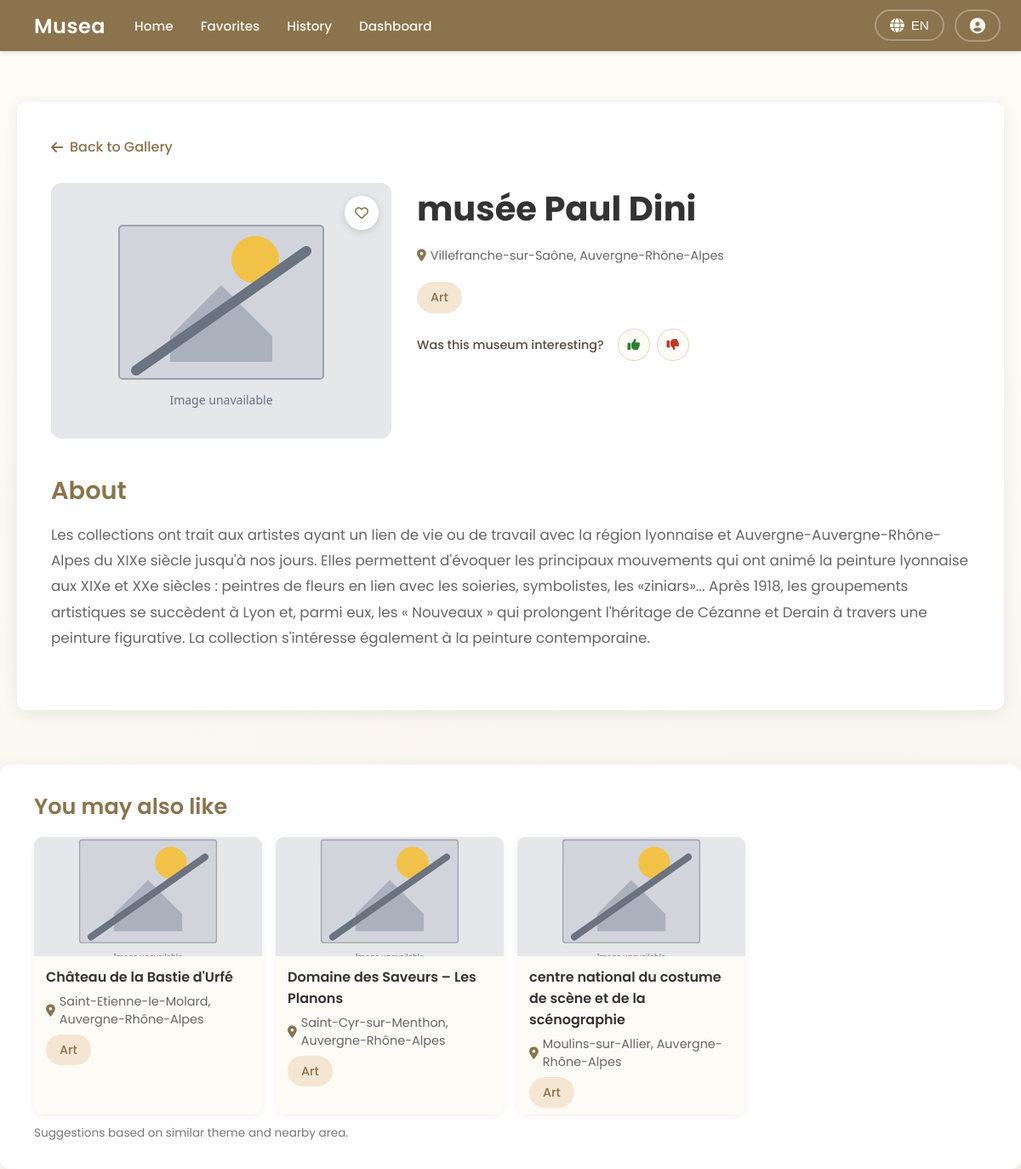
Screenshot of /museum/54 with the database file from the repository.
### tables this page shows
CREATE TABLE museums (
    id INTEGER PRIMARY KEY AUTOINCREMENT,
    identifiant TEXT UNIQUE,
    name TEXT NOT NULL,
    region TEXT,
    theme TEXT,
    latitude REAL,
    longitude REAL,
    popularity_score INTEGER DEFAULT 0,
    location TEXT,
    description TEXT,
    created_at TIMESTAMP DEFAULT CURRENT_TIMESTAMP
, website TEXT, image_url TEXT, thumbs_up INTEGER DEFAULT 0, thumbs_down INTEGER DEFAULT 0);

### app.py (the view)
@app.route('/museum/<museum_id>')
def museum_detail(museum_id):
    try:
        museum = db_manager.get_museum_by_id(int(museum_id))
    except (TypeError, ValueError):
        museum = None
    if not museum:
        return "Museum not found", 404
    user_id = session.get('user_id')
    if user_id:
        annotated = db_manager._annotate_and_filter_by_distance(user_id, [museum], max_km=10_000)
        if annotated:
            museum = annotated[0]
    similar = db_manager.get_similar_museums(int(museum_id), max_results=3)
    return render_template('museum_detail.html', museum=museum, similar_museums=similar)

### app.py (called while the page is built)
@app.template_filter('museum_image_url')
def museum_image_url(museum):
    if not museum:
        return url_for('static', filename='placeholder.svg')
    img = (museum.get('image_url') or '').strip()
    if img:
        return img
    theme = (museum.get('theme') or '').strip()
    defaults = {
        'Art': 'https://images.unsplash.com/photo-1536924940846-227afb31e2a5?w=640',
        'History': 'https://images.unsplash.com/photo-1457369804613-52c61a468e7d?w=640',
        'Science': 'https://images.unsplash.com/photo-1635070041078-e363dbe005cb?w=640',
        'Local Heritage': 'https://images.unsplash.com/photo-1578662996442-48f60103fc96?w=640',
    }
    return defaults.get(theme) or url_for('static', filename='placeholder.svg')

@app.context_processor
def inject_logged_in():
    return {'logged_in': bool(session.get('user_id'))}

### db_manager.py (called while the page is built)
def _conn():
    c = sqlite3.connect(DB_PATH)
    c.row_factory = sqlite3.Row
    return c

def get_all_museums() -> List[Dict[str, Any]]:
    conn = _conn()
    try:
        try:
            conn.execute("ALTER TABLE museums ADD COLUMN image_url TEXT")
            conn.commit()
        except sqlite3.OperationalError:
            pass
        rows = conn.execute(
            "SELECT id, identifiant, name, region, theme, latitude, longitude, popularity_score, location, description, COALESCE(image_url, '') AS image_url FROM museums ORDER BY name"
        ).fetchall()
        return [_museum_row_to_dict(r) for r in rows]
    finally:
        conn.close()

def _museum_row_to_dict(row: sqlite3.Row) -> Dict[str, Any]:
    d = dict(row)
    raw_img = (d.get("image_url") or "").strip()
    return {
        "id": d["id"],
        "name": d["name"],
        "location": d.get("location") or d.get("region") or "",
        "description": (d.get("description") or "")[:500],
        "theme": d.get("theme"),
        "image_url": raw_img or None,
        "region": d.get("region"),
        "popularity_score": d.get("popularity_score") or 0,
        "latitude": d.get("latitude"),
        "longitude": d.get("longitude"),
    }

### templates/museum_detail.html (shortened to what this page needs)
<!DOCTYPE html>
<html lang="en">
<head>
    <link rel="stylesheet" href="https://cdnjs.cloudflare.com/ajax/libs/font-awesome/6.4.0/css/all.min.css">
    <link rel="stylesheet" href="{{ url_for('static', filename='style.css') }}">
</head>
<body data-logged-in="{{ 'true' if logged_in else 'false' }}">
    <div class="top-bar">
        <div class="top-bar-left">
            <a href="{{ url_for('museum_gallery') }}" style="text-decoration: none; color: inherit;">
                <div class="logo-container" style="cursor: pointer;">
                    <span class="logo-text">Musea</span>
                </div>
            </a>
            <nav class="main-nav">
                <a href="{{ url_for('museum_gallery') }}" class="nav-item" data-en="Home" data-fr="Accueil">Home</a>
                <a href="{{ url_for('favorites') }}" class="nav-item" data-en="Favorites" data-fr="Favoris">Favorites</a>
                <a href="{{ url_for('history') }}" class="nav-item" data-en="History" data-fr="Historique">History</a>
                <a href="{{ url_for('view_user_profile') }}" class="nav-item" data-en="Dashboard" data-fr="Tableau de bord">Dashboard</a>
            </nav>
        </div>
        <div class="top-bar-right">
            <div class="language-switcher">
                <button class="language-btn" id="languageBtn" aria-label="Change language">
                    <i class="fas fa-globe"></i>
                    <span id="currentLang">EN</span>
                </button>
            </div>
            <div class="profile-switcher">
                <button class="profile-btn" id="profileBtn" aria-label="Profile menu">
                    <i class="fas fa-user-circle"></i>
                </button>
            </div>
        </div>
    </div>
    <div class="container">
        <div class="museum-detail" data-museum-id="{{ museum.id }}" data-page="detail">
            <a href="{{ url_for('museum_gallery') }}" class="back-btn" data-action="back">
                <i class="fas fa-arrow-left"></i> <span data-en="Back to Gallery" data-fr="Retour à la galerie">Back to Gallery</span>
            </a>
            <div class="museum-detail-header">
                <div class="museum-detail-image">
                    <img src="{{ museum | museum_image_url }}"
                         alt="{{ museum.name }}"
                         onerror="this.onerror=null; this.src='{{ url_for('static', filename='placeholder.svg') }}';">
                    <button class="favorite-btn" data-action="favorite" data-museum-id="{{ museum.id }}" aria-label="Add to favorites">
                        <i class="far fa-heart"></i>
                    </button>
                </div>
                <div class="museum-detail-info">
                    <h1>{{ museum.name }}</h1>
                    <p class="museum-location">
                        <i class="fas fa-map-marker-alt"></i> {{ museum.location }}
                    </p>
                    <div class="museum-meta">
                        {% if museum.theme %}
                        <span class="museum-theme">{{ museum.theme }}</span>
                        {% endif %}
                    </div>
                    <div class="museum-feedback-row">
                        <div class="feedback-label" data-en="Was this museum interesting?" data-fr="Ce musée vous a-t-il plu ?">
                        </div>
                        <div class="feedback-buttons" data-museum-id="{{ museum.id }}">
                            <button class="thumb-btn thumb-up" type="button" data-feedback="up" aria-label="Thumbs up">
                                <i class="fas fa-thumbs-up"></i>
                            </button>
                            <button class="thumb-btn thumb-down" type="button" data-feedback="down" aria-label="Thumbs down">
                                <i class="fas fa-thumbs-down"></i>
                            </button>
                        </div>
                    </div>
                </div>
            </div>
            <div class="museum-detail-content">
                <div class="museum-description-full">
                    <h2 data-en="About" data-fr="À propos">About</h2>
                    <p>{{ museum.description }}</p>
                </div>
            </div>
        </div>
    </div>
    {% if similar_museums %}
    <div class="museum-related-wrapper">
        <div class="museum-related">
            <h2 data-en="You may also like" data-fr="Vous aimerez aussi">You may also like</h2>
            <div class="museum-related-list">
                {% for m in similar_museums %}
                <a href="{{ url_for('museum_detail', museum_id=m.id) }}" class="museum-related-card">
                    <div class="museum-related-image">
                        <img src="{{ m | museum_image_url }}"
                             alt="{{ m.name }}"
                             onerror="this.onerror=null; this.src='{{ url_for('static', filename='placeholder.svg') }}';">
                    </div>
                    <div class="museum-related-body">
                        <h3>{{ m.name }}</h3>
                        <p class="museum-location">
                            <i class="fas fa-map-marker-alt"></i> {{ m.location }}
                        </p>
                        {% if m.theme %}
                        <span class="museum-theme">{{ m.theme }}</span>
                        {% endif %}
                    </div>
                </a>
                {% endfor %}
            </div>
            <p class="museum-related-note" data-en="Suggestions based on similar theme and nearby area." data-fr="Suggestions basées sur un thème similaire et une zone géographique proche.">
            </p>
        </div>
    </div>
    {% endif %}
</body>
</html>

### rows the page displays
museums: name "musée Paul Dini", location "Villefranche-sur-Saône, Auvergne-Rhône-Alpes", theme "Art", description "Les collections ont trait aux artistes ayant un lien de vie ou de travail avec la région lyonnaise et Auvergne-Auvergne-Rhône-Alpes du XIXe siècle jusqu'à nos jours. Elles permettent d'évoquer les principaux mouvements qui ont animé la peinture lyonnaise aux XIXe et XXe siècles : peintres de fleurs en lien avec les soieries, symbolistes, les «ziniars»... Après 1918, les groupements artistiques se succèdent à Lyon et, parmi eux, les « Nouveaux » qui prolongent l'héritage de Cézanne et Derain à travers une peinture figurative. La collection s'intéresse également à la peinture contemporaine."
museums: name "Château de la Bastie d'Urfé", location "Saint-Etienne-le-Molard, Auvergne-Rhône-Alpes", theme "Art"
museums: name "Domaine des Saveurs – Les Planons", location "Saint-Cyr-sur-Menthon, Auvergne-Rhône-Alpes", theme "Art"
museums: name "centre national du costume de scène et de la scénographie", location "Moulins-sur-Allier, Auvergne-Rhône-Alpes", theme "Art"
